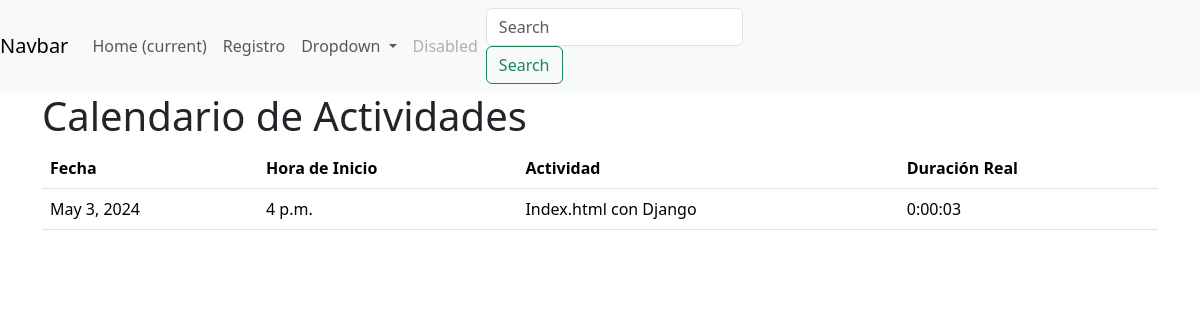
Before: / with the older database file.
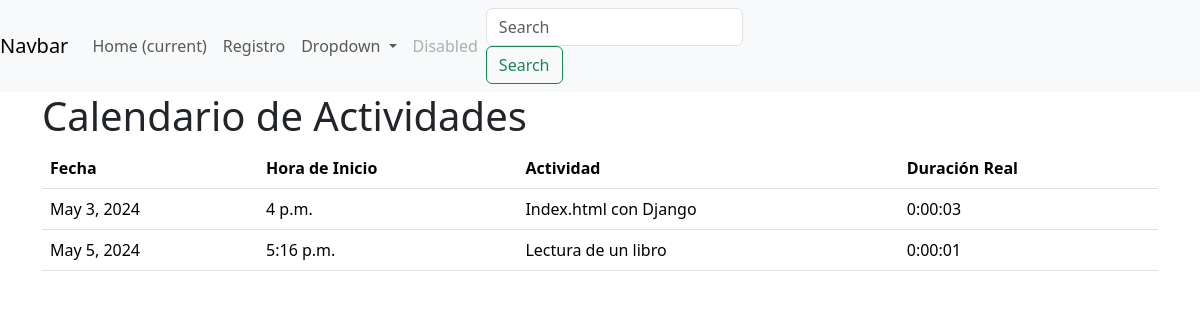
After: the same page with the newer database file.
### miapp/models.py (models this page shows, shortened)
class RegistroActividad(models.Model):
    actividad = models.ForeignKey('Actividad', on_delete=models.CASCADE)
    calendario = models.ForeignKey('Calendario', on_delete=models.CASCADE)
    hora_inicio = models.TimeField(default=timezone.now)
    duracion_real = models.DurationField()

class Calendario(models.Model):
    fecha = models.DateField(unique=True)
    dia_semana = models.CharField(max_length=20, choices=[('lunes', 'Lunes'), ('martes', 'Martes'), ('miércoles', 'Miércoles'), ('jueves', 'Jueves'), ('viernes', 'Viernes'), ('sábado', 'Sábado'), ('domingo', 'Domingo')])

class Actividad(models.Model):
    PRIORIDAD_CHOICES = [
        ('baja', 'Baja'),
        ('media', 'Media'),
        ('alta', 'Alta'),
    ]
    nombre = models.CharField(max_length=100)
    descripcion = models.TextField(blank=True, null=True)
    prioridad = models.CharField(max_length=10, choices=PRIORIDAD_CHOICES)
    duracion_estimada = models.DurationField()

### miapp/views.py (the view)
# urls.py: path('',views.inicio),
def inicio(request):
    registrospython=RegistroActividad.objects.all()
    return render(request, "index.html",{
        'registros':registrospython
    })

### miapp/templates/index.html
{% extends 'base.html' %}
    {% block content %}
    <h1>Calendario de Actividades</h1>
    <table class="table">
        <thead>
            <tr>
                <th>Fecha</th>
                <th>Hora de Inicio</th>
                <th>Actividad</th>
                <th>Duración Real</th>
            </tr>
        </thead>
        <tbody>
            {% for registro in registros %}
            <tr>
                <td>{{ registro.calendario.fecha }}</td>
                <td>{{ registro.hora_inicio }}</td>
                <td>{{ registro.actividad.nombre }}</td>
                <td>{{ registro.duracion_real }}</td>
            </tr>
            {% endfor %}
        </tbody>
    </table>
{% endblock %}

### miapp/templates/base.html (shortened to what this page needs)
<!DOCTYPE html>
<html lang="es">
<head>
    {% load bootstrap5 %}
    {% bootstrap_css %}
</head>
<nav class="navbar navbar-expand-lg navbar-light bg-light">
    <a class="navbar-brand" href="#">Navbar</a>
    <div class="collapse navbar-collapse" id="navbarSupportedContent">
      <ul class="navbar-nav mr-auto">
        <li class="nav-item active">
          <a class="nav-link" href="/actividad">Home <span class="sr-only">(current)</span></a>
        </li>
        <li class="nav-item">
          <a class="nav-link" href="/registros">Registro</a>
        </li>
        <li class="nav-item dropdown">
          <a class="nav-link dropdown-toggle" href="#" id="navbarDropdown" role="button" data-toggle="dropdown" aria-haspopup="true" aria-expanded="false">
            Dropdown
          </a>
        </li>
        <li class="nav-item">
          <a class="nav-link disabled" href="#">Disabled</a>
        </li>
      </ul>
      <form class="form-inline my-2 my-lg-0">
        <input class="form-control mr-sm-2" type="search" placeholder="Search" aria-label="Search">
        <button class="btn btn-outline-success my-2 my-sm-0" type="submit">Search</button>
      </form>
    </div>
  </nav>
<div class="container">
<body>
{% block content %}
{% endblock %}
</body>
</div>
</html>

Changed rows visible on the page:
added RegistroActividad: calendario.fecha "May 5, 2024", hora_inicio "5:16 p.m.", actividad.nombre "Lectura de un libro", duracion_real "0:00:01"
